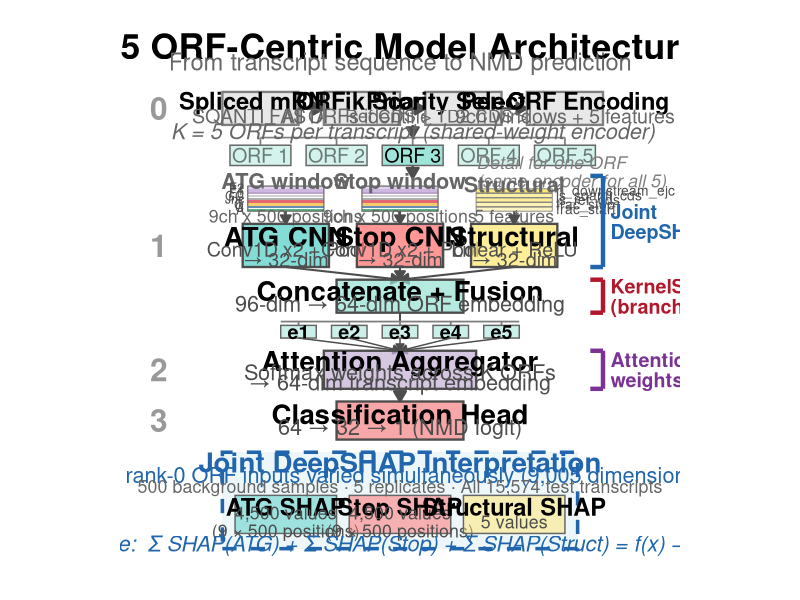

The R script that drew this image:
#!/usr/bin/env Rscript
# make_architecture_figure.R — v5 model architecture diagram (redesigned)
#
# Publication-quality figure showing:
#   0. Data preparation pipeline
#   1. Per-ORF encoding with visual input representations
#   2. K=5 ORF fan-out/fan-in through attention aggregation
#   3. Classification head
#   4. SHAP interpretation annotations at three model layers

library(ggplot2)

# ---------------------------------------------------------------------------
# Color palette
# ---------------------------------------------------------------------------
col_atg      <- "#4ECDC4"   # teal
col_stop     <- "#FF6B6B"   # coral
col_struct   <- "#FFE66D"   # gold
col_fusion   <- "#95E1D3"   # light teal
col_attn     <- "#C3AED6"   # lavender
col_head     <- "#F38181"   # pink
col_shap     <- "#A8D8EA"   # light blue
col_arrow    <- "grey30"
col_prep     <- "#E8E8E8"   # light grey for data prep

# SHAP annotation colors
col_jds  <- "#2166AC"   # Joint DeepSHAP - blue
col_ks   <- "#B2182B"   # KernelSHAP - red
col_att  <- "#7B3294"   # Attention weights - purple

# Sequence channel colors (for visual strips)
ch_cols <- c("#109648", "#255C99", "#F7B32B", "#D62839",  # A, C, G, T
             "#888888", "#BBBBBB",                          # junction, GC
             "#9E7BB5", "#B99AD4", "#D4BDE8")               # frame 0, 1, 2

# Arrow helper
arr <- function(len = 0.3) arrow(length = unit(len, "cm"), type = "closed")

# ---------------------------------------------------------------------------
# Build the figure
# ---------------------------------------------------------------------------
p <- ggplot() +
  coord_fixed(ratio = 1, xlim = c(-3, 17), ylim = c(-1, 20)) +
  theme_void() +
  theme(plot.margin = margin(5, 5, 5, 5),
        plot.background = element_rect(fill = "white", color = NA),
        panel.background = element_rect(fill = "white", color = NA))

# =========================================================================
# TITLE (y = 19-20)
# =========================================================================
p <- p +
  annotate("text", x = 7, y = 19.5, label = "v5 ORF-Centric Model Architecture",
           size = 9, fontface = "bold") +
  annotate("text", x = 7, y = 18.9, label = "From transcript sequence to NMD prediction",
           size = 6, color = "grey40")

# =========================================================================
# LEVEL 0: Data Preparation Pipeline (y = 16.5-18.0)
# =========================================================================
prep_y1 <- 16.4; prep_y2 <- 17.7; prep_ym <- (prep_y1 + prep_y2) / 2
prep_title_y <- prep_ym + 0.3; prep_detail_y <- prep_ym - 0.3

p <- p +
  # Box 1: Spliced mRNA
  annotate("rect", xmin = 0.0, xmax = 3.0, ymin = prep_y1, ymax = prep_y2,
           fill = col_prep, color = "grey50", linewidth = 0.8) +
  annotate("text", x = 1.5, y = prep_title_y, label = "Spliced mRNA",
           size = 6, fontface = "bold") +
  annotate("text", x = 1.5, y = prep_detail_y, label = "SQANTI FASTA",
           size = 5, color = "grey40") +

  # Arrow 1→2
  annotate("segment", x = 3.0, xend = 4.0, y = prep_ym, yend = prep_ym,
           arrow = arr(), color = col_arrow, linewidth = 0.8) +

  # Box 2: ORFik Scan
  annotate("rect", xmin = 4.0, xmax = 7.0, ymin = prep_y1, ymax = prep_y2,
           fill = col_prep, color = "grey50", linewidth = 0.8) +
  annotate("text", x = 5.5, y = prep_title_y, label = "ORFik Scan",
           size = 6, fontface = "bold") +
  annotate("text", x = 5.5, y = prep_detail_y, label = "All ORFs identified",
           size = 5, color = "grey40") +

  # Arrow 2→3
  annotate("segment", x = 7.0, xend = 8.0, y = prep_ym, yend = prep_ym,
           arrow = arr(), color = col_arrow, linewidth = 0.8) +

  # Box 3: Priority Selection
  annotate("rect", xmin = 8.0, xmax = 11.0, ymin = prep_y1, ymax = prep_y2,
           fill = col_prep, color = "grey50", linewidth = 0.8) +
  annotate("text", x = 9.5, y = prep_title_y, label = "Priority Selection",
           size = 6, fontface = "bold") +
  annotate("text", x = 9.5, y = prep_detail_y, label = "Ref CDS > TD2 CDS > Kozak",
           size = 4.5, color = "grey40") +

  # Arrow 3→4
  annotate("segment", x = 11.0, xend = 12.0, y = prep_ym, yend = prep_ym,
           arrow = arr(), color = col_arrow, linewidth = 0.8) +

  # Box 4: Per-ORF Encoding
  annotate("rect", xmin = 12.0, xmax = 15.0, ymin = prep_y1, ymax = prep_y2,
           fill = col_prep, color = "grey50", linewidth = 0.8) +
  annotate("text", x = 13.5, y = prep_title_y, label = "Per-ORF Encoding",
           size = 6, fontface = "bold") +
  annotate("text", x = 13.5, y = prep_detail_y, label = "9ch windows + 5 features",
           size = 5, color = "grey40")

# Level label
p <- p +
  annotate("text", x = -2.5, y = prep_ym, label = "0", size = 8,
           fontface = "bold", color = "grey60")

# =========================================================================
# FAN-OUT: 1 transcript → K=5 ORFs (y = 14.5-16.0)
# =========================================================================
# Arrow from data-prep center down
p <- p +
  annotate("segment", x = 7.5, xend = 7.5, y = prep_y1, yend = 15.9,
           arrow = arr(), color = col_arrow, linewidth = 0.8)

# 5 ORF pills
orf_xs <- c(1.5, 4.5, 7.5, 10.5, 13.5)
orf_w <- 1.2  # half-width
orf_y1 <- 14.8; orf_y2 <- 15.6

# Spread bar
p <- p +
  annotate("segment", x = orf_xs[1], xend = orf_xs[5], y = 15.9, yend = 15.9,
           color = "grey50", linewidth = 0.6)

for (i in seq_along(orf_xs)) {
  ox <- orf_xs[i]
  a <- if (i == 3) 0.9 else 0.4  # highlight center ORF
  p <- p +
    # Vertical stub from spread bar
    annotate("segment", x = ox, xend = ox, y = 15.9, yend = orf_y2,
             color = "grey50", linewidth = 0.6) +
    # ORF pill
    annotate("rect", xmin = ox - orf_w, xmax = ox + orf_w,
             ymin = orf_y1, ymax = orf_y2,
             fill = col_fusion, alpha = a, color = "grey40", linewidth = 0.5) +
    annotate("text", x = ox, y = (orf_y1 + orf_y2) / 2,
             label = paste0("ORF ", i), size = 5,
             alpha = if (i == 3) 1 else 0.5)
}

p <- p +
  annotate("text", x = 7.5, y = 16.15,
           label = "K = 5 ORFs per transcript (shared-weight encoder)",
           size = 5.5, fontface = "italic", color = "grey40")

# Arrow from center ORF pill down to encoder detail
p <- p +
  annotate("segment", x = 7.5, xend = 7.5, y = orf_y1, yend = 14.3,
           arrow = arr(), color = col_arrow, linewidth = 0.8) +
  annotate("text", x = 10.0, y = 14.55,
           label = "Detail for one ORF\n(same encoder for all 5)",
           size = 4.5, color = "grey50", fontface = "italic",
           lineheight = 0.85, hjust = 0)

# =========================================================================
# LEVEL 1: Per-ORF Encoder with Visual Inputs (y = 10.0-14.0)
# =========================================================================

# --- Visual sequence strip for ATG branch (x centered at 2.5) ---
strip_x1 <- 1.0; strip_x2 <- 4.0
strip_base <- 13.0
ch_h <- 0.11  # height per channel row
ch_names <- c("A", "C", "G", "T", "Jnc", "GC", "F0", "F1", "F2")

for (i in 1:9) {
  sy1 <- strip_base + (i - 1) * ch_h
  sy2 <- sy1 + ch_h * 0.9
  p <- p +
    annotate("rect", xmin = strip_x1, xmax = strip_x2,
             ymin = sy1, ymax = sy2,
             fill = ch_cols[i], alpha = 0.7, color = NA)
}
# Border around strip
p <- p +
  annotate("rect", xmin = strip_x1, xmax = strip_x2,
           ymin = strip_base, ymax = strip_base + 9 * ch_h,
           fill = NA, color = "grey40", linewidth = 0.4) +
  annotate("text", x = 2.5, y = strip_base - 0.2,
           label = "9ch x 500 positions", size = 4.5, color = "grey40") +
  annotate("text", x = 2.5, y = strip_base + 9 * ch_h + 0.2,
           label = "ATG window", size = 5.5, fontface = "bold", color = "grey40")

# Channel labels (left of ATG strip)
for (i in 1:9) {
  sy <- strip_base + (i - 0.5) * ch_h
  p <- p +
    annotate("text", x = strip_x1 - 0.15, y = sy, label = ch_names[i],
             size = 3.2, hjust = 1, color = "grey30")
}

# --- Visual sequence strip for Stop branch (x centered at 7.0) ---
strip2_x1 <- 5.5; strip2_x2 <- 8.5

for (i in 1:9) {
  sy1 <- strip_base + (i - 1) * ch_h
  sy2 <- sy1 + ch_h * 0.9
  p <- p +
    annotate("rect", xmin = strip2_x1, xmax = strip2_x2,
             ymin = sy1, ymax = sy2,
             fill = ch_cols[i], alpha = 0.7, color = NA)
}
p <- p +
  annotate("rect", xmin = strip2_x1, xmax = strip2_x2,
           ymin = strip_base, ymax = strip_base + 9 * ch_h,
           fill = NA, color = "grey40", linewidth = 0.4) +
  annotate("text", x = 7.0, y = strip_base - 0.2,
           label = "9ch x 500 positions", size = 4.5, color = "grey40") +
  annotate("text", x = 7.0, y = strip_base + 9 * ch_h + 0.2,
           label = "Stop window", size = 5.5, fontface = "bold", color = "grey40")

# --- Visual feature table for Structural branch (x centered at 11.5) ---
feat_x1 <- 10.0; feat_x2 <- 13.0
feat_base <- 13.0
feat_h <- 0.18
feat_names <- c("frac_start", "frac_stop", "is_ref_cds", "is_sqanti_cds", "n_downstream_ejc")
feat_alphas <- c(0.4, 0.5, 0.7, 0.6, 0.9)

for (i in 1:5) {
  fy1 <- feat_base + (i - 1) * feat_h
  fy2 <- fy1 + feat_h * 0.9
  p <- p +
    annotate("rect", xmin = feat_x1, xmax = feat_x2,
             ymin = fy1, ymax = fy2,
             fill = col_struct, alpha = feat_alphas[i],
             color = "grey50", linewidth = 0.3) +
    annotate("text", x = feat_x2 + 0.15, y = (fy1 + fy2) / 2,
             label = feat_names[i], size = 3.5, hjust = 0, color = "grey30")
}
p <- p +
  annotate("text", x = 11.5, y = feat_base - 0.2,
           label = "5 features", size = 4.5, color = "grey40") +
  annotate("text", x = 11.5, y = feat_base + 5 * feat_h + 0.15,
           label = "Structural", size = 5.5, fontface = "bold", color = "grey40")

# --- Arrows from visual inputs to encoder boxes ---
enc_y2 <- 12.5; enc_y1 <- 10.8
p <- p +
  annotate("segment", x = 2.5, xend = 2.5, y = strip_base, yend = enc_y2,
           arrow = arr(0.25), color = col_arrow, linewidth = 0.7) +
  annotate("segment", x = 7.0, xend = 7.0, y = strip_base, yend = enc_y2,
           arrow = arr(0.25), color = col_arrow, linewidth = 0.7) +
  annotate("segment", x = 11.5, xend = 11.5, y = feat_base, yend = enc_y2,
           arrow = arr(0.25), color = col_arrow, linewidth = 0.7)

# --- Encoder boxes ---
p <- p +
  # ATG CNN
  annotate("rect", xmin = 0.8, xmax = 4.2, ymin = enc_y1, ymax = enc_y2,
           fill = col_atg, alpha = 0.7, color = "grey30", linewidth = 0.8) +
  annotate("text", x = 2.5, y = 12.0, label = "ATG CNN",
           size = 7, fontface = "bold") +
  annotate("text", x = 2.5, y = 11.5, label = "Conv1D x2 + Pool",
           size = 5, color = "grey30") +
  annotate("text", x = 2.5, y = 11.1, label = paste0("\u2192", " 32-dim"),
           size = 5, color = "grey30") +

  # Stop CNN
  annotate("rect", xmin = 5.3, xmax = 8.7, ymin = enc_y1, ymax = enc_y2,
           fill = col_stop, alpha = 0.7, color = "grey30", linewidth = 0.8) +
  annotate("text", x = 7.0, y = 12.0, label = "Stop CNN",
           size = 7, fontface = "bold") +
  annotate("text", x = 7.0, y = 11.5, label = "Conv1D x2 + Pool",
           size = 5, color = "grey30") +
  annotate("text", x = 7.0, y = 11.1, label = paste0("\u2192", " 32-dim"),
           size = 5, color = "grey30") +

  # Structural Linear
  annotate("rect", xmin = 9.8, xmax = 13.2, ymin = enc_y1, ymax = enc_y2,
           fill = col_struct, alpha = 0.7, color = "grey30", linewidth = 0.8) +
  annotate("text", x = 11.5, y = 12.0, label = "Structural",
           size = 7, fontface = "bold") +
  annotate("text", x = 11.5, y = 11.5, label = "Linear + ReLU",
           size = 5, color = "grey30") +
  annotate("text", x = 11.5, y = 11.1, label = paste0("\u2192", " 32-dim"),
           size = 5, color = "grey30")

# Level label
p <- p +
  annotate("text", x = -2.5, y = 11.65, label = "1", size = 8,
           fontface = "bold", color = "grey60")

# =========================================================================
# FUSION (y = 9.0-10.3)
# =========================================================================
fus_y1 <- 9.0; fus_y2 <- 10.3

p <- p +
  # Converging arrows from three encoder boxes
  annotate("segment", x = 2.5, xend = 7.0, y = enc_y1, yend = fus_y2,
           arrow = arr(0.25), color = col_arrow, linewidth = 0.7) +
  annotate("segment", x = 7.0, xend = 7.0, y = enc_y1, yend = fus_y2,
           arrow = arr(0.25), color = col_arrow, linewidth = 0.7) +
  annotate("segment", x = 11.5, xend = 7.0, y = enc_y1, yend = fus_y2,
           arrow = arr(0.25), color = col_arrow, linewidth = 0.7) +

  # Fusion box
  annotate("rect", xmin = 4.5, xmax = 9.5, ymin = fus_y1, ymax = fus_y2,
           fill = col_fusion, alpha = 0.7, color = "grey30", linewidth = 0.8) +
  annotate("text", x = 7.0, y = 9.85, label = "Concatenate + Fusion",
           size = 7, fontface = "bold") +
  annotate("text", x = 7.0, y = 9.35,
           label = paste0("96-dim ", "\u2192", " 64-dim ORF embedding"),
           size = 5.5, color = "grey30")

# =========================================================================
# 5 ORF EMBEDDINGS → ATTENTION (y = 6.0-8.5)
# =========================================================================

# 5 embedding rectangles
emb_xs <- c(3, 5, 7, 9, 11)
emb_w <- 0.7
emb_y1 <- 8.0; emb_y2 <- 8.5

# Arrow from fusion to embedding row
p <- p +
  annotate("segment", x = 7.0, xend = 7.0, y = fus_y1, yend = emb_y2 + 0.15,
           color = col_arrow, linewidth = 0.7)

# Spread bar and embedding pills
p <- p +
  annotate("segment", x = emb_xs[1] - emb_w, xend = emb_xs[5] + emb_w,
           y = emb_y2 + 0.15, yend = emb_y2 + 0.15,
           color = "grey50", linewidth = 0.6)

for (i in seq_along(emb_xs)) {
  ex <- emb_xs[i]
  p <- p +
    annotate("segment", x = ex, xend = ex,
             y = emb_y2 + 0.15, yend = emb_y2,
             color = "grey50", linewidth = 0.6) +
    annotate("rect", xmin = ex - emb_w, xmax = ex + emb_w,
             ymin = emb_y1, ymax = emb_y2,
             fill = col_fusion, alpha = 0.5, color = "grey40", linewidth = 0.5) +
    annotate("text", x = ex, y = (emb_y1 + emb_y2) / 2,
             label = paste0("e", i), size = 5, fontface = "bold") +
    # Arrow from each embedding to attention box
    annotate("segment", x = ex, xend = 7.0, y = emb_y1, yend = 7.5,
             arrow = arr(0.2), color = col_arrow, linewidth = 0.5)
}

# Attention box
att_y1 <- 6.0; att_y2 <- 7.5
p <- p +
  annotate("rect", xmin = 4.0, xmax = 10.0, ymin = att_y1, ymax = att_y2,
           fill = col_attn, alpha = 0.7, color = "grey30", linewidth = 0.8) +
  annotate("text", x = 7.0, y = 7.1, label = "Attention Aggregator",
           size = 7, fontface = "bold") +
  annotate("text", x = 7.0, y = 6.65,
           label = "Softmax weights across K ORFs",
           size = 5.5, color = "grey30") +
  annotate("text", x = 7.0, y = 6.25,
           label = paste0("\u2192", " 64-dim transcript embedding"),
           size = 5.5, color = "grey30")

# Level label
p <- p +
  annotate("text", x = -2.5, y = (att_y1 + att_y2) / 2, label = "2", size = 8,
           fontface = "bold", color = "grey60")

# =========================================================================
# LEVEL 3: Classification Head (y = 4.0-5.5)
# =========================================================================
cls_y1 <- 4.0; cls_y2 <- 5.5

p <- p +
  annotate("segment", x = 7.0, xend = 7.0, y = att_y1, yend = cls_y2,
           arrow = arr(), color = col_arrow, linewidth = 0.8) +
  annotate("rect", xmin = 4.5, xmax = 9.5, ymin = cls_y1, ymax = cls_y2,
           fill = col_head, alpha = 0.7, color = "grey30", linewidth = 0.8) +
  annotate("text", x = 7.0, y = 5.0, label = "Classification Head",
           size = 7, fontface = "bold") +
  annotate("text", x = 7.0, y = 4.5,
           label = paste0("64 ", "\u2192", " 32 ", "\u2192", " 1 (NMD logit)"),
           size = 5.5, color = "grey30")

# Level label
p <- p +
  annotate("text", x = -2.5, y = (cls_y1 + cls_y2) / 2, label = "3", size = 8,
           fontface = "bold", color = "grey60")

# =========================================================================
# INTERPRETATION: Joint DeepSHAP (y = -0.5 to 3.5)
# =========================================================================
shap_y1 <- -0.3; shap_y2 <- 3.5

p <- p +
  annotate("rect", xmin = 0.0, xmax = 14.0, ymin = shap_y1, ymax = shap_y2,
           fill = col_shap, alpha = 0.2, color = col_jds, linewidth = 1.2,
           linetype = "dashed") +
  annotate("text", x = 7.0, y = 3.1,
           label = "Joint DeepSHAP Interpretation",
           size = 7, fontface = "bold", color = col_jds) +
  annotate("text", x = 7.0, y = 2.6,
           label = "All rank-0 ORF inputs varied simultaneously (9,005 dimensions)",
           size = 5.5, color = col_jds) +
  annotate("text", x = 7.0, y = 2.15,
           label = "500 background samples \u00B7 5 replicates \u00B7 All 15,574 test transcripts",
           size = 4.5, color = "grey40")

# Three SHAP component boxes
p <- p +
  # ATG SHAP
  annotate("rect", xmin = 0.5, xmax = 4.5, ymin = 0.3, ymax = 1.8,
           fill = col_atg, alpha = 0.5, color = "grey40", linewidth = 0.5) +
  annotate("text", x = 2.5, y = 1.35, label = "ATG SHAP",
           size = 6, fontface = "bold") +
  annotate("text", x = 2.5, y = 0.75,
           label = "4,500 values\n(9 \u00D7 500 positions)",
           size = 4.5, color = "grey30", lineheight = 0.85) +

  # Stop SHAP
  annotate("rect", xmin = 5.0, xmax = 9.0, ymin = 0.3, ymax = 1.8,
           fill = col_stop, alpha = 0.5, color = "grey40", linewidth = 0.5) +
  annotate("text", x = 7.0, y = 1.35, label = "Stop SHAP",
           size = 6, fontface = "bold") +
  annotate("text", x = 7.0, y = 0.75,
           label = "4,500 values\n(9 \u00D7 500 positions)",
           size = 4.5, color = "grey30", lineheight = 0.85) +

  # Structural SHAP
  annotate("rect", xmin = 9.5, xmax = 13.5, ymin = 0.3, ymax = 1.8,
           fill = col_struct, alpha = 0.5, color = "grey40", linewidth = 0.5) +
  annotate("text", x = 11.5, y = 1.35, label = "Structural SHAP",
           size = 6, fontface = "bold") +
  annotate("text", x = 11.5, y = 0.75, label = "5 values",
           size = 4.5, color = "grey30")

# Additivity note
p <- p +
  annotate("text", x = 7.0, y = -0.1,
           label = "Additive:  \u03A3 SHAP(ATG) + \u03A3 SHAP(Stop) + \u03A3 SHAP(Struct) = f(x) \u2212 E[f(x)]",
           size = 5.5, color = col_jds, fontface = "italic")

# =========================================================================
# SHAP METHOD ANNOTATIONS (right side brackets)
# =========================================================================
bx <- 15.0  # bracket x position
tick_l <- 0.5  # tick length

# Joint DeepSHAP bracket (encoder inputs, y = 10.8 to 14.2)
jds_y1 <- enc_y1; jds_y2 <- strip_base + 9 * ch_h + 0.4
p <- p +
  annotate("segment", x = bx, xend = bx, y = jds_y1, yend = jds_y2,
           color = col_jds, linewidth = 1.5) +
  annotate("segment", x = bx - tick_l, xend = bx, y = jds_y1, yend = jds_y1,
           color = col_jds, linewidth = 1.5) +
  annotate("segment", x = bx - tick_l, xend = bx, y = jds_y2, yend = jds_y2,
           color = col_jds, linewidth = 1.5) +
  annotate("text", x = bx + 0.3, y = (jds_y1 + jds_y2) / 2,
           label = "Joint\nDeepSHAP", size = 5, fontface = "bold",
           color = col_jds, hjust = 0, lineheight = 0.85)

# KernelSHAP bracket (fusion layer, y = 9.0 to 10.3)
p <- p +
  annotate("segment", x = bx, xend = bx, y = fus_y1, yend = fus_y2,
           color = col_ks, linewidth = 1.5) +
  annotate("segment", x = bx - tick_l, xend = bx, y = fus_y1, yend = fus_y1,
           color = col_ks, linewidth = 1.5) +
  annotate("segment", x = bx - tick_l, xend = bx, y = fus_y2, yend = fus_y2,
           color = col_ks, linewidth = 1.5) +
  annotate("text", x = bx + 0.3, y = (fus_y1 + fus_y2) / 2,
           label = "KernelSHAP\n(branches)", size = 5, fontface = "bold",
           color = col_ks, hjust = 0, lineheight = 0.85)

# Attention weights bracket (aggregator, y = 6.0 to 7.5)
p <- p +
  annotate("segment", x = bx, xend = bx, y = att_y1, yend = att_y2,
           color = col_att, linewidth = 1.5) +
  annotate("segment", x = bx - tick_l, xend = bx, y = att_y1, yend = att_y1,
           color = col_att, linewidth = 1.5) +
  annotate("segment", x = bx - tick_l, xend = bx, y = att_y2, yend = att_y2,
           color = col_att, linewidth = 1.5) +
  annotate("text", x = bx + 0.3, y = (att_y1 + att_y2) / 2,
           label = "Attention\nweights", size = 5, fontface = "bold",
           color = col_att, hjust = 0, lineheight = 0.85)

cat("Architecture figure built successfully\n")
